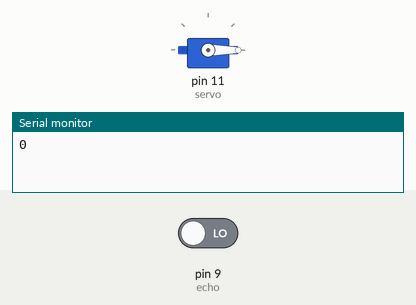
This sketch was run on a simulated Arduino Uno, built with avr-gcc and run on an emulated ATmega328P. Parts: servo, the last lines printed to the serial monitor. Inputs (shaded band) come from the test bench; at power-on: pin 9 (echo) LOW.

Above: at 0.1 s.
At 1.1 s:
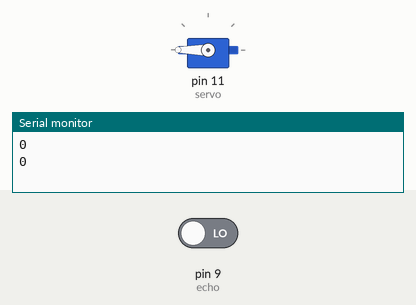
Timing chart, 0 to 2.6 s (numbered marks = the images above):
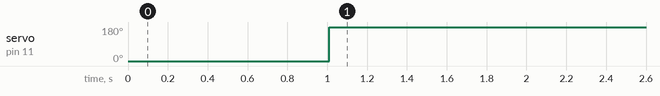

The sketch:

hand_detection_with_sonar.ino
```cpp
#include<Servo.h>

// Vars
int trig = 8;
int echo = 9;
int dt   = 10;
Servo servo;

void setup() {
  pinMode(trig, OUTPUT);
  pinMode(echo, INPUT);
  Serial.begin(9600);
  servo.attach(11);
  servo.write(0);
}

int is_locked = 0;
unsigned long lock_start = 0;

void loop() {
  Serial.println(millis() - lock_start);
  if (calc_dis() < dt) {
    is_locked = 1;
    servo.write(180);
    lock_start = millis();
  }
  else if (is_locked && (millis() - lock_start > 1000))  {
    is_locked = 0;
    servo.write(0);
  }
}

int calc_dis() {
  int duration,distance;
  digitalWrite(trig, HIGH);
  delay(dt);
  digitalWrite(trig, LOW);
  duration=pulseIn(echo, HIGH);
  distance = (duration / 2) / 29.1;

  return distance;
}
```

Measured:
- by itself, servo on pin 11 (servo): 0° → 180° at 1.0 s
